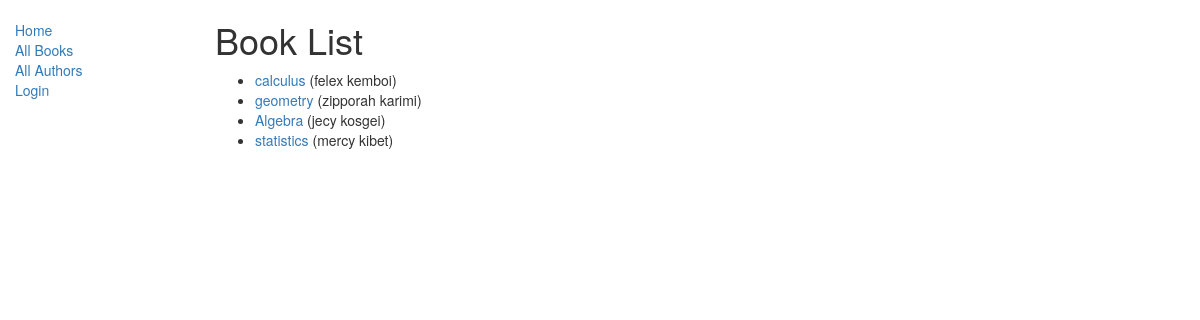
/catalog/books/, run on an earlier commit of the app's database.
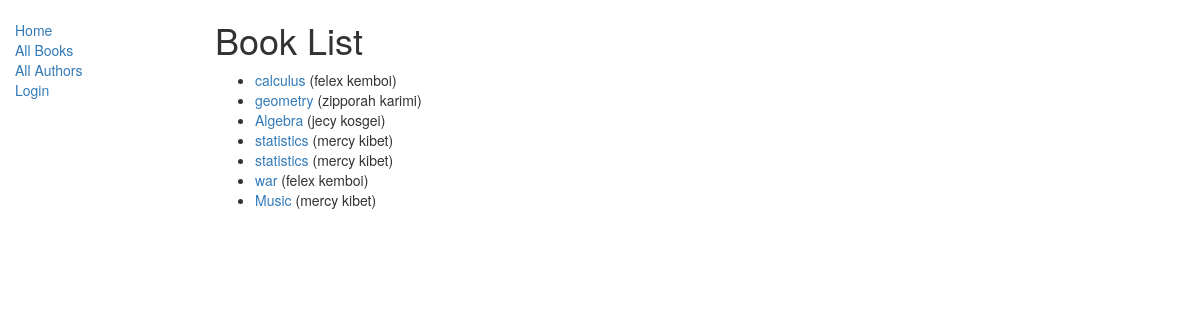
And on a later commit of the database.
### catalog/models.py (models this page shows, shortened)
class Book(models.Model):
    title = models.CharField(max_length=200)
    author = models.ForeignKey('Author', on_delete=models.SET_NULL, null=True)    # Foreign Key used because book can only have one author, but authors can have multiple books
    summary = models.TextField(max_length=1000, help_text='Enter a brief description of the book')
    isbn = models.CharField('ISBN',max_length=13, help_text='13 Character <a href="https://www.isbn-international.org/content/what-isbn">ISBN number</a>')
    genre = models.ManyToManyField(Genre, help_text='Select a genre for this book')
    def display_genre(self):
        """
        Creates a string for the Genre. This is required to display genre in Admin.
        """
        return ', '.join([ genre.name for genre in self.genre.all()[:3] ])
    display_genre.short_description = 'Genre'
    def get_absolute_url(self):
        return reverse('book-detail', args=[str(self.id)])

class Author(models.Model):
	first_name = models.CharField(max_length=100)
	last_name = models.CharField(max_length=100)
	date_of_birth = models.DateField(null =True,blank = True)
	date_of_death = models.DateField('Died' ,null = True,blank = True)
	class meta:
		ordering = [ "first_name"  "last_name" ]
	def __str__(self):
		return '{0} ' ' {1}'.format(self.first_name,self.last_name)

### catalog/views.py (the view)
# urls.py: path('books/', views.BookListView.as_view(), name='books'),
class BookListView(generic.ListView):
    model = Book
    context_object_name = 'book_list'   # your own name for the list as a template variable
    template_name = 'book_list.html'  # Specify your own template name/location
    def get_context_data(self, **kwargs):
       context = super().get_context_data(**kwargs)
       context['book_list'] = Book.objects.all()
       return context

### catalog/templates/catalog/book_list.html
{% extends 'base.html' %}
{% block content %}
    <h1>Book List</h1>
    {% if object_list %}
     <ul>
      {% for book in object_list %}
      <li>
        <a href="{{ book.get_absolute_url }}">{{ book.title }}</a> ({{book.author}})
      </li>
      {% endfor %}
     </ul>
    {% else %}
      <p>There are no books in the library.</p>
    {% endif %}
{% endblock %}

What changed in the data, as far as the page shows it:
added Book: title "statistics", author "mercy kibet"
added Book: title "war", author "felex kemboi"
added Book: title "Music", author "mercy kibet"
